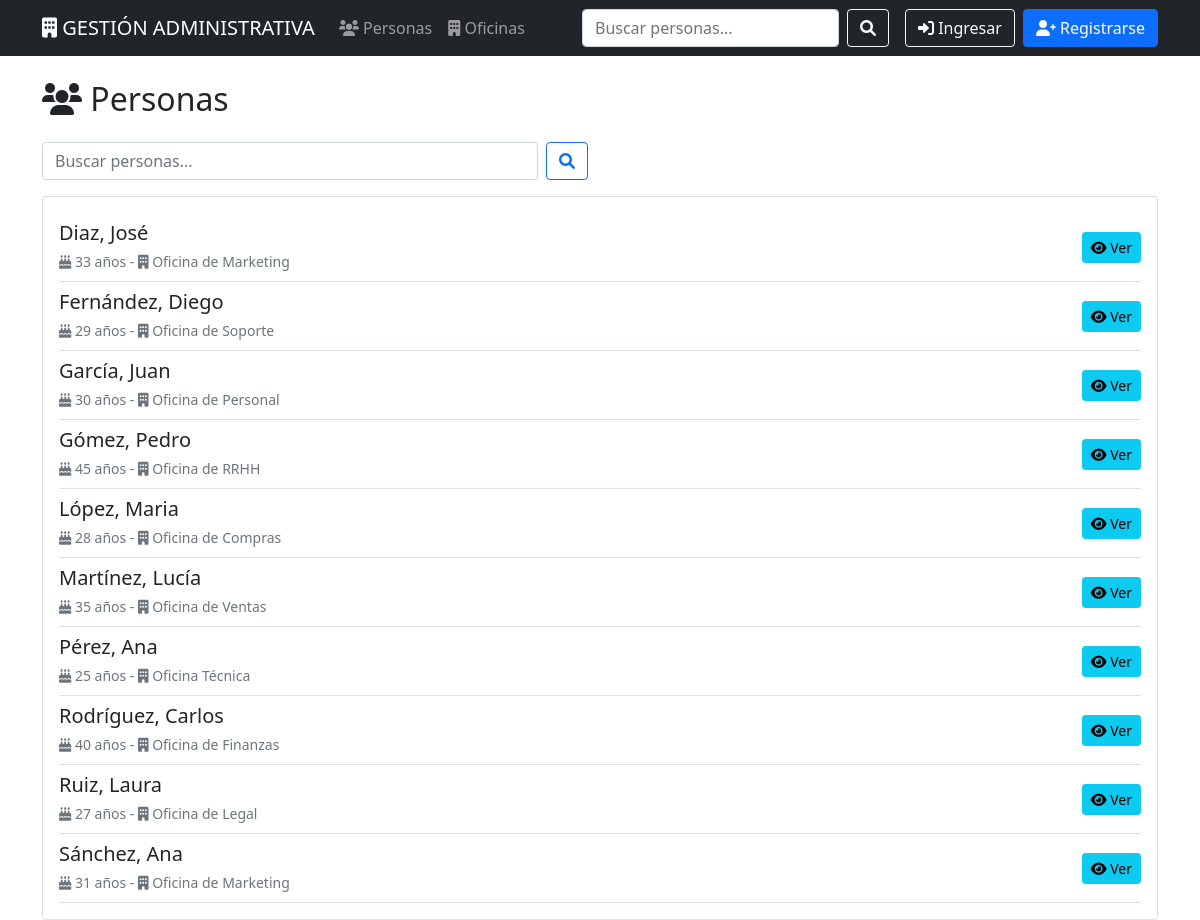
The page /personas/ on the database its author committed.
### personas/models.py (models this page shows, shortened)
class Persona(models.Model):
    apellido = models.CharField(max_length=100, default='Desconocido')
    nombre = models.CharField(max_length=100, default='Desconocido')
    edad = models.IntegerField(default=0)
    oficina = models.ForeignKey(Oficina, on_delete=models.CASCADE, related_name='personas', verbose_name="Oficina")
    class Meta:
        verbose_name = "Persona"
        verbose_name_plural = "Personas"
        ordering = ['apellido', 'nombre']

### oficinas/models.py (models this page shows, shortened)
class Oficina(models.Model):
    nombre = models.CharField(max_length=100, verbose_name="Nombre")
    nombre_corto = models.CharField(max_length=20, verbose_name="Nombre Corto")
    class Meta:
        verbose_name = "Oficina"
        verbose_name_plural = "Oficinas"
        ordering = ['nombre']

### personas/views.py (the view)
# urls.py: path('', views.PersonaListView.as_view(), name='lista'),
class PersonaListView(ListView):
    model = Persona
    template_name = 'personas/lista.html'
    context_object_name = 'personas'
    paginate_by = 10
    def get_queryset(self):
        queryset = super().get_queryset()
        busqueda = self.request.GET.get('q')
        if busqueda:
            queryset = queryset.filter(
                Q(apellido__icontains=busqueda) |
                Q(nombre__icontains=busqueda) |
                Q(oficina__nombre__icontains=busqueda)
            )
        return queryset

### templates/personas/lista.html (shortened to what this page needs)
{% extends 'base.html' %}
{% block content %}
<div class="row">
    <div class="col-md-12">
        <div class="d-flex justify-content-between align-items-center mb-3">
            <h2><i class="fas fa-users"></i> Personas</h2>
        </div>
        <div class="row mb-3">
            <div class="col-md-6">
                <form method="get" class="d-flex">
                    <input type="text" name="q" class="form-control me-2" placeholder="Buscar personas..." value="{{ request.GET.q }}">
                    <button type="submit" class="btn btn-outline-primary">
                        <i class="fas fa-search"></i>
                    </button>
                </form>
            </div>
        </div>
        <div class="card">
            <div class="card-body">
                {% if personas %}
                    {% for persona in personas %}
                        <div class="d-flex justify-content-between align-items-center py-2 border-bottom">
                            <div>
                                <h5 class="mb-1">{{ persona.apellido }}, {{ persona.nombre }}</h5>
                                <small class="text-muted">
                                    <i class="fas fa-birthday-cake"></i> {{ persona.edad }} años -
                                    <i class="fas fa-building"></i> {{ persona.oficina.nombre }}
                                </small>
                            </div>
                            <div class="btn-group" role="group">
                                <a href="{% url 'personas:detalle' persona.pk %}" class="btn btn-info btn-sm">
                                    <i class="fas fa-eye"></i> Ver
                                </a>
                            </div>
                        </div>
                    {% endfor %}
                {% endif %}
            </div>
        </div>
    </div>
</div>
{% endblock %}

### rows shown on the page
Persona: apellido "Diaz", nombre "José", edad "33", oficina.nombre "Oficina de Marketing"
Persona: apellido "Fernández", nombre "Diego", edad "29", oficina.nombre "Oficina de Soporte"
Persona: apellido "García", nombre "Juan", edad "30", oficina.nombre "Oficina de Personal"
Persona: apellido "Gómez", nombre "Pedro", edad "45", oficina.nombre "Oficina de RRHH"
Persona: apellido "López", nombre "Maria", edad "28", oficina.nombre "Oficina de Compras"
Persona: apellido "Martínez", nombre "Lucía", edad "35", oficina.nombre "Oficina de Ventas"
Persona: apellido "Pérez", nombre "Ana", edad "25", oficina.nombre "Oficina Técnica"
Persona: apellido "Rodríguez", nombre "Carlos", edad "40", oficina.nombre "Oficina de Finanzas"
Persona: apellido "Ruiz", nombre "Laura", edad "27", oficina.nombre "Oficina de Legal"
Persona: apellido "Sánchez", nombre "Ana", edad "31", oficina.nombre "Oficina de Marketing"
